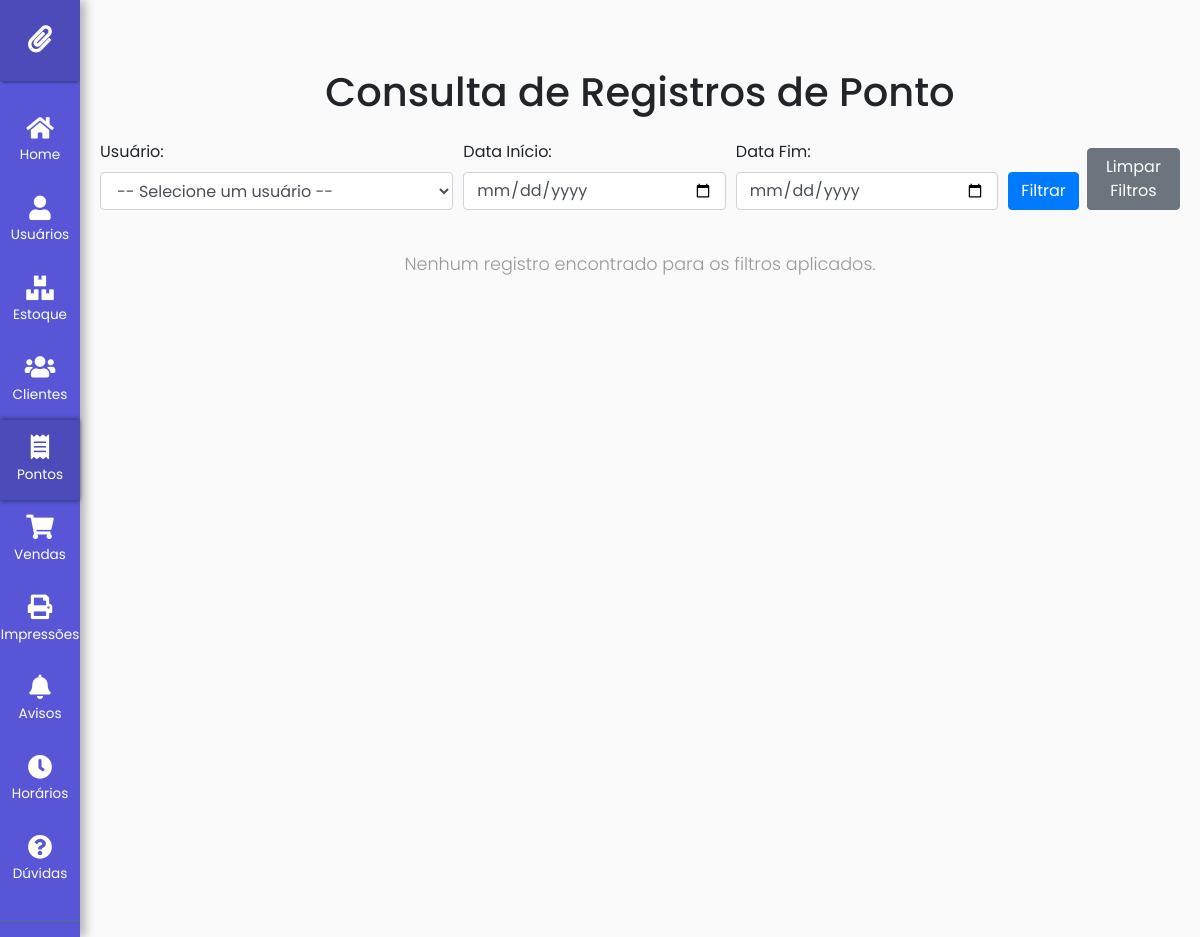
Page /pontos/consulta-pontos/ (signed in) on the earlier database version.
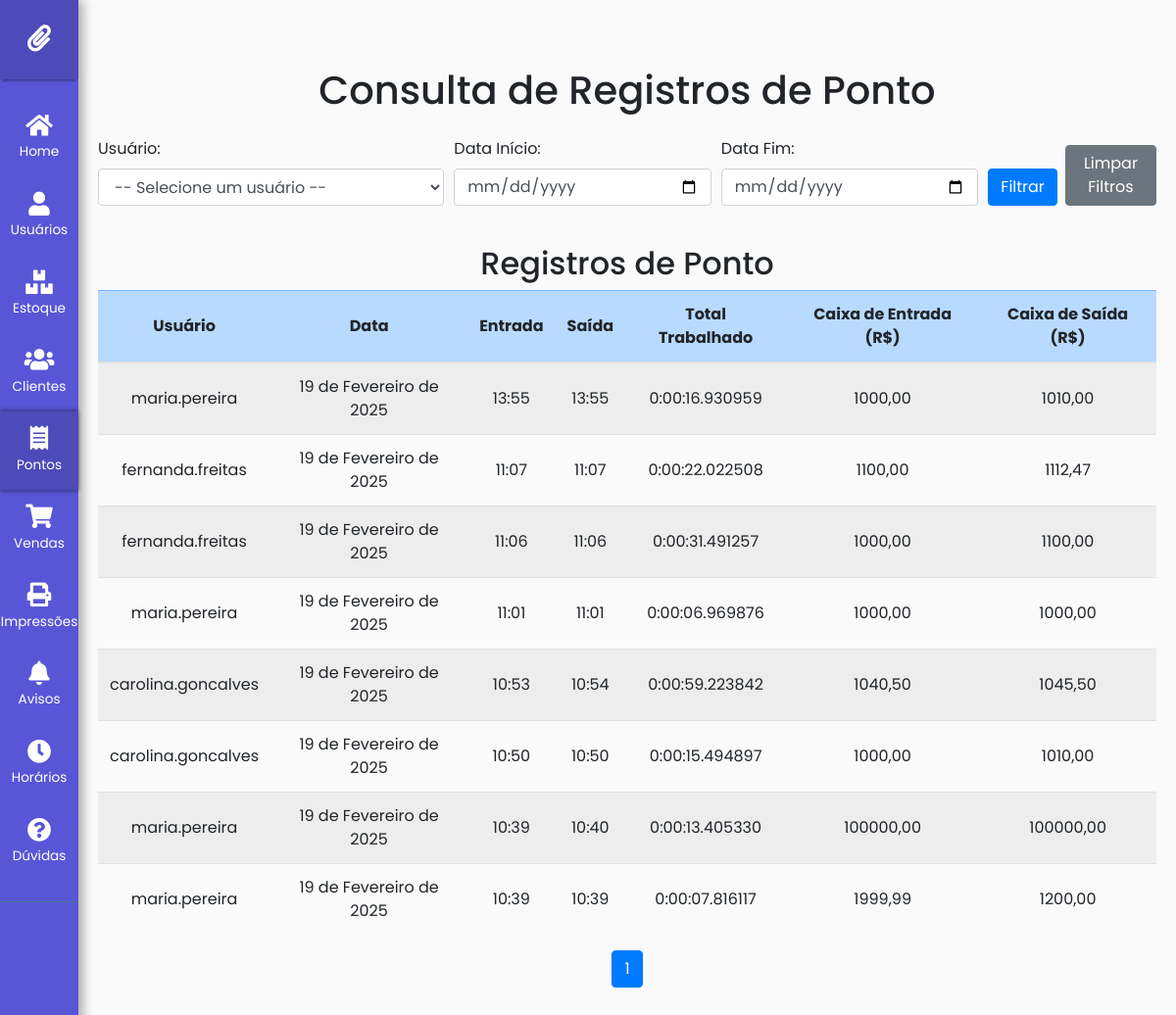
Same page on the later database version.
### pontos/models.py (models this page shows, shortened)
class RegistroPonto(models.Model):
    usuario = models.ForeignKey(settings.AUTH_USER_MODEL, on_delete=models.CASCADE)
    data = models.DateField(auto_now_add=True)
    entrada = models.TimeField(null=True, blank=True)
    saida = models.TimeField(null=True, blank=True)
    valor_em_caixa_entrada = models.DecimalField(max_digits=10, decimal_places=2, null=True, blank=True)
    valor_em_caixa_saida = models.DecimalField(max_digits=10, decimal_places=2, null=True, blank=True)
    total_trabalhado = models.DurationField(null=True, blank=True)

### core/models.py (models this page shows, shortened)
class CustomUser(AbstractUser):
    is_admin = models.BooleanField(default=False)
    primeiro_acesso = models.BooleanField(default=True)

### pontos/views.py (the view, shortened to what this page needs)
# urls.py: path('consulta-pontos/', views.consulta_pontos, name='consulta_pontos'),
@user_passes_test(is_admin)
def consulta_pontos(request):
    if 'limpar_filtros' in request.GET:
        return redirect('pontos:consulta_pontos')
    usuario_id = request.GET.get('usuario', None)
    data_inicio = request.GET.get('data_inicio', None)
    data_fim = request.GET.get('data_fim', None)
    valor_hora = Configuracao.get_valor_hora()
    try:
        valor_hora = float(valor_hora)
    except ValueError:
        valor_hora = 0.0
    registros = RegistroPonto.objects.all()
    if usuario_id:
        registros = registros.filter(usuario_id=usuario_id)
    if data_inicio:
        registros = registros.filter(data__gte=data_inicio)
    if data_fim:
        registros = registros.filter(data__lte=data_fim)
    registros = registros.order_by('-data', '-entrada')
    paginator = Paginator(registros, 10)
    page_number = request.GET.get('page')
    registros_page = paginator.get_page(page_number)
    total_a_pagar = 0
    if usuario_id or data_inicio or data_fim:
        for registro in registros:
            if registro.total_trabalhado:
                horas_trabalhadas = registro.total_trabalhado.total_seconds() / 3600
                total_a_pagar += horas_trabalhadas * valor_hora
    usuarios = CustomUser.objects.all()
    context = {
        'registros': registros_page,
        'usuarios': usuarios,
        'usuario_id': usuario_id,
        'data_inicio': data_inicio,
        'data_fim': data_fim,
        'valor_hora': valor_hora,
        'total_a_pagar': total_a_pagar if (usuario_id or data_inicio or data_fim) else None,
    }
    return TemplateResponse(request, 'consulta_pontos.html', context)

### core/utils.py (called while the page is built)
def is_admin(user):
    return user.is_staff

### pontos/models.py (called while the page is built)
    @staticmethod
    def get_valor_hora():
        config, created = Configuracao.objects.get_or_create(id=1)
        return config.valor_hora

### pontos/templates/consulta_pontos.html (shortened to what this page needs)
{% extends base_template %}
{% block body %}
    <div class="container mt-5">
        <h1 class="text-center mb-4">Consulta de Registros de Ponto</h1>
        <form method="GET" action="" class="mb-4">
            <div class="form-row">
                <div class="form-group col-md-4">
                    <label for="usuario">Usuário:</label>
                    <select name="usuario" id="usuario" class="form-control">
                        <option value="">-- Selecione um usuário --</option>
                    </select>
                </div>
                <div class="form-group col-md-3">
                    <label for="data_inicio">Data Início:</label>
                    <input type="date" name="data_inicio" value="{{ data_inicio }}" class="form-control">
                </div>
                <div class="form-group col-md-3">
                    <label for="data_fim">Data Fim:</label>
                    <input type="date" name="data_fim" value="{{ data_fim }}" class="form-control">
                </div>
                <div class="form-group col-md-2 d-flex align-items-end">
                    <button type="submit" class="btn btn-primary mr-2">Filtrar</button>
                    <a href="?limpar_filtros=true" class="btn btn-secondary">Limpar Filtros</a>
                </div>
            </div>
        </form>
        {% if registros %}
            <h2 class="text-center">Registros de Ponto</h2>
            <div class="table-responsive text-center">
                <table class="table table-striped table-hover">
                    <thead class="table-primary">
                        <tr>
                            <th class="align-middle text-center">Usuário</th>
                            <th class="align-middle text-center">Data</th>
                            <th class="align-middle text-center">Entrada</th>
                            <th class="align-middle text-center">Saída</th>
                            <th class="align-middle text-center">Total Trabalhado</th>
                            <th class="align-middle text-center">Caixa de Entrada (R$)</th>
                            <th class="align-middle text-center">Caixa de Saída (R$)</th>
                        </tr>
                    </thead>
                    <tbody>
                        {% for registro in registros %}
                            <tr>
                                <td class="align-middle text-center">{{ registro.usuario.username }}</td>
                                <td class="align-middle text-center">{{ registro.data }}</td>
                                <td class="align-middle text-center">{{ registro.entrada }}</td>
                                <td class="align-middle text-center">{{ registro.saida }}</td>
                                <td class="align-middle text-center">{{ registro.total_trabalhado }}</td>
                                <td class="align-middle text-center">{{ registro.valor_em_caixa_entrada|floatformat:2 }}</td>
                                <td class="align-middle text-center">{{ registro.valor_em_caixa_saida|floatformat:2 }}</td>
                            </tr>
                        {% endfor %}
                    </tbody>
                </table>
            </div>
            <div class="d-flex justify-content-center">
                <nav aria-label="Page navigation">
                    <ul class="pagination">
                        {% for num in registros.paginator.page_range %}
                            <li class="page-item {% if registros.number == num %}active{% endif %}">
                                <a class="page-link" href="?page={{ num }}">{{ num }}</a>
                            </li>
                        {% endfor %}
                    </ul>
                </nav>
            </div>
        {% else %}
            <div class="ultimo">
                <p class="text-center">Nenhum registro encontrado para os filtros aplicados.</p>
            </div>
        {% endif %}
    </div>
{% endblock %}

Differences in the rows shown:
added RegistroPonto: usuario.username "maria.pereira", data "19 de Fevereiro de 2025", entrada "13:55", saida "13:55", total_trabalhado "0:00:16.930959", valor_em_caixa_entrada "1000,00", valor_em_caixa_saida "1010,00"
added RegistroPonto: usuario.username "fernanda.freitas", data "19 de Fevereiro de 2025", entrada "11:07", saida "11:07", total_trabalhado "0:00:22.022508", valor_em_caixa_entrada "1100,00", valor_em_caixa_saida "1112,47"
added RegistroPonto: usuario.username "fernanda.freitas", data "19 de Fevereiro de 2025", entrada "11:06", saida "11:06", total_trabalhado "0:00:31.491257", valor_em_caixa_entrada "1000,00", valor_em_caixa_saida "1100,00"
added RegistroPonto: usuario.username "maria.pereira", data "19 de Fevereiro de 2025", entrada "11:01", saida "11:01", total_trabalhado "0:00:06.969876", valor_em_caixa_entrada "1000,00", valor_em_caixa_saida "1000,00"
added RegistroPonto: usuario.username "carolina.goncalves", data "19 de Fevereiro de 2025", entrada "10:53", saida "10:54", total_trabalhado "0:00:59.223842", valor_em_caixa_entrada "1040,50", valor_em_caixa_saida "1045,50"
added RegistroPonto: usuario.username "carolina.goncalves", data "19 de Fevereiro de 2025", entrada "10:50", saida "10:50", total_trabalhado "0:00:15.494897", valor_em_caixa_entrada "1000,00", valor_em_caixa_saida "1010,00"
added RegistroPonto: usuario.username "maria.pereira", data "19 de Fevereiro de 2025", entrada "10:39", saida "10:40", total_trabalhado "0:00:13.405330", valor_em_caixa_entrada "100000,00", valor_em_caixa_saida "100000,00"
added RegistroPonto: usuario.username "maria.pereira", data "19 de Fevereiro de 2025", entrada "10:39", saida "10:39", total_trabalhado "0:00:07.816117", valor_em_caixa_entrada "1999,99", valor_em_caixa_saida "1200,00"
Other differences:
text no longer shown: "Nenhum registro encontrado para os filtros aplicados."
text now shown: "Registros de Ponto Usuário Data Entrada Saída Total Trabalhado Caixa de Entrada (R$) Caixa de Saída (R$)"
new list line: "1"
